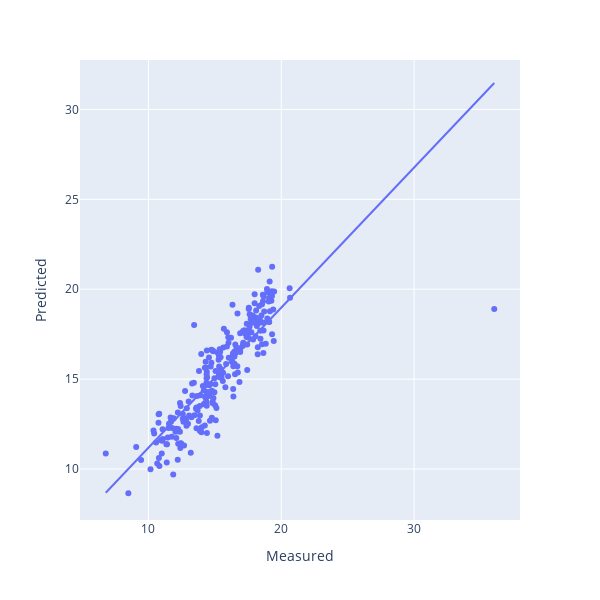

Notebook code for this chart:
### Code cell
optimise_pls_cv(df_msc.values, df_raw['UBS (%)'].values, 40, True, 'UBS (%)')

### Figure 1 — Plotly figure (JSON) as saved in the notebook; plotly's stock layout.template omitted (floating-point values rounded to 4 significant figures; data arrays with more than 128 entries replaced by an {"elided": "..."} marker saying what was removed)
{"data": [{"hovertemplate": "Measured=%{x}<br>Predicted=%{y}<extra></extra>", "legendgroup": "", "marker": {"color": "#636efa", "symbol": "circle"}, "mode": "markers", "name": "", "orientation": "v", "showlegend": false, "type": "scatter", "x": {"elided": "250 float values"}, "xaxis": "x", "y": {"elided": "250 float values"}, "yaxis": "y"}, {"hovertemplate": "<b>OLS trendline</b><br>y = 0.779259 * x + 3.39053<br>R<sup>2</sup>=0.717207<br><br>Measured=%{x}<br>Predicted=%{y} <b>(trend)</b><extra></extra>", "legendgroup": "", "marker": {"color": "#636efa", "symbol": "circle"}, "mode": "lines", "name": "", "showlegend": false, "type": "scatter", "x": {"elided": "250 float values"}, "xaxis": "x", "y": {"elided": "250 float values"}, "yaxis": "y"}], "layout": {"height": 600, "legend": {"tracegroupgap": 0}, "margin": {"t": 60}, "width": 600, "xaxis": {"anchor": "y", "domain": [0, 1], "title": {"text": "Measured"}}, "yaxis": {"anchor": "x", "domain": [0, 1], "title": {"text": "Predicted"}}}}
